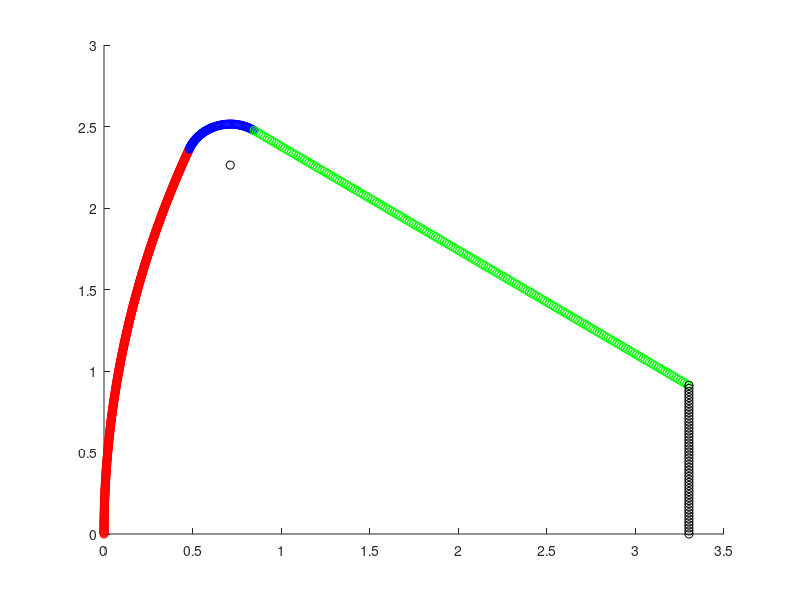

The MATLAB script that drew this image: (Note: this script raises an error after producing the figure.)
function [xl, xs, xf] = orion(D)

if nargin<1
  D = 0.2;
end

Rn = 6.0350;
Rs = 0.2515;

ThN = 23.0353*pi/180;
th = 0:ThN/480:ThN;
xc0 = Rn*(1 - cos(th));
yc0 = Rn*sin(th);

Thi = pi - ThN;
c1_x =  xc0(end) - Rs*cos(Thi);
c1_y =  yc0(end) - Rs*sin(Thi);

XA = -0.1;   % Outer boudnary location
YA =  4.0;
Thf = atan2(YA - c1_y, XA - c1_x);

th = Thi:(Thf-Thi)/40:Thf;
xc1_1 = Rs*cos(th);
yc1_1 = Rs*sin(th);

xc1_1 = xc1_1 + c1_x;
yc1_1 = yc1_1 + c1_y;


Thi = Thf;
ThA = 32.5*pi/180;
Thf = pi/2 - ThA;

th = Thi:(Thf-Thi)/40:Thf;
xc1_2 = Rs*cos(th);
yc1_2 = Rs*sin(th);

xc1_2 = xc1_2 + c1_x;
yc1_2 = yc1_2 + c1_y;

xl0 = [xc0(:) yc0(:)];
xl1 = [xc1_1(:) yc1_1(:); xc1_2(:) yc1_2(:)];

xi = linspace(0,1,200)';
XA = xl1(end,:);
%XB = [3.2785 0.9266];
XB = [3.3020 0.9116];
x = XA(1,1) + (XB(1,1)-XA(1,1))*xi;
y = XA(1,2) + (XB(1,2)-XA(1,2))*xi;
xl2 = [x y];

XA = XB;
XB = [3.3020 0];

xi = linspace(0,1,50)';
x = XA(1,1) + (XB(1,1)-XA(1,1))*xi;
y = XA(1,2) + (XB(1,2)-XA(1,2))*xi;
xl3 = [x y];

figure(1); clf;
hold on;
plot(xl0(:,1), xl0(:,2), 'or');
plot(xl1(:,1), xl1(:,2), 'ob');
plot(xl2(:,1), xl2(:,2), 'og');
plot(xl3(:,1), xl3(:,2), 'ok');

plot(c1_x, c1_y, '-ok');

xl = [xl0(1:end-1,:); xl1(1:end-1,:); xl2(1:end,:)];
%xo = [xl0(1:end-1,:); xl1(1:end-1,:); xl2(1:end-1,:); xl3(1:end,:)];

n1 = 5000;
n2 = 5000;
n3 = 2000;
n4 = 1000;

ThN = 23.0353*pi/180;
th = 0:ThN/n1:ThN;
xc0 = Rn*(1 - cos(th));
yc0 = Rn*sin(th);
xr0 = [xc0(:) yc0(:)];

Thi = pi-ThN;
Thf = pi/2-32.5*pi/180;
th = Thi:(Thf-Thi)/n2:Thf;
xc1 = Rs*cos(th) + c1_x;
yc1 = Rs*sin(th) + c1_y;
xr1 = [xc1(:) yc1(:)];

xi = linspace(0,1,n3)';
XA = xr1(end,:);
XB = [3.3020 0.9116];
x = XA(1,1) + (XB(1,1)-XA(1,1))*xi;
y = XA(1,2) + (XB(1,2)-XA(1,2))*xi;
xr2 = [x y];

xi = linspace(0,1,n4)';
XA = XB;
XB = [3.3020 0];
x = XA(1,1) + (XB(1,1)-XA(1,1))*xi;
y = XA(1,2) + (XB(1,2)-XA(1,2))*xi;
xr3 = [x y];

% figure(2); clf;
% hold on;
% plot(xr0(:,1), xr0(:,2), '-b');
% plot(xr1(:,1), xr1(:,2), '-b');
% plot(xr2(:,1), xr2(:,2), '-b');
% plot(xr3(:,1), xr3(:,2), '-b');
% plot(c1_x, c1_y, '-ok');

xr = [xr0(1:end-1,:); xr1(1:end-1,:); xr2(1:end,:)];

xs = shifted_curve_normal_direction(xr, D);
xs(1,:) = [D 0];
XC = XB;
XC(1) = XB(1) - D;
s = (xs(end-3,2)-xs(end-4,2))/(xs(end-3,1)-xs(end-4,1));
c =  xs(end-4,2) - s*xs(end-4,1);
XC(2) = c + s * XC(1);

% [xr(1:10,:) xs(1:10,:)]
% pause

ind = xs(:,1) < XC(1);
xs = xs(ind,:);

xi = linspace(0,1,n4)';
XA = XC;
XB(1) = XB(1) - D;
x = XA(1,1) + (XB(1,1)-XA(1,1))*xi;
y = XA(1,2) + (XB(1,2)-XA(1,2))*xi;
xs3 = [x y];
xs = [xs; xs3];

xf = [xr0(1:end-1,:); xr1(1:end-1,:); xr2(1:end-1,:); xr3(1:end,:)];

figure(2); clf;
hold on;
plot(xf(:,1), xf(:,2), '-b');
plot(xs(:,1), xs(:,2), '-r');
%plot(XC(1), XC(2), 'ok');
axis equal; axis tight;

